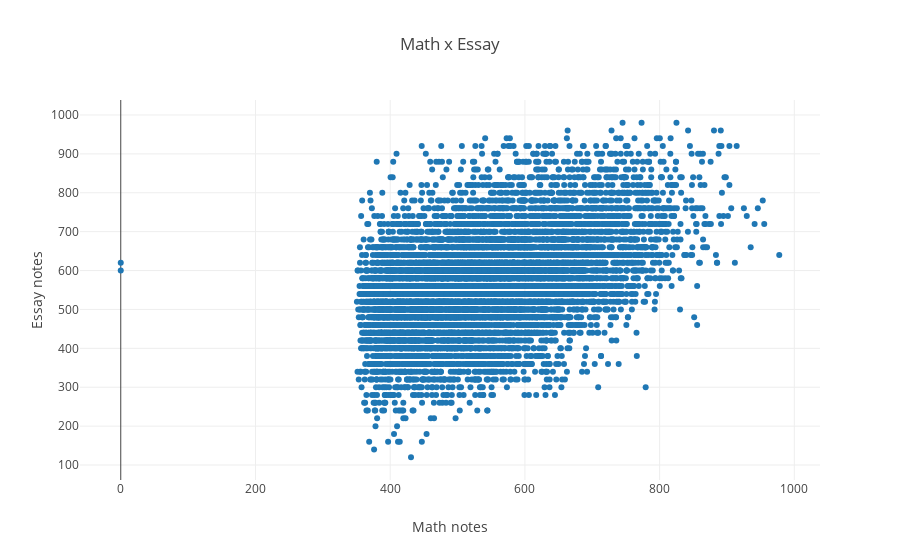

The notebook cell this image was saved under:
### Code cell
#getting the two columns
py.offline.init_notebook_mode(connected=True)
math_x = np.array(data_s.NU_NOTA_MT)
essay_y =data_s.NU_NOTA_REDACAO
trace = go.Scatter(x=math_x,y=essay_y,mode = 'markers')
layout = go.Layout(title = 'Math x Essay', xaxis=dict(title = 'Math notes'), yaxis=dict(title = 'Essay notes'))
data1 = [trace]
fig = go.Figure(data = data1, layout=layout)
py.offline.iplot(fig, filename = 'first scatter')

### Figure 1 — Plotly figure (JSON) as saved in the notebook; plotly's stock layout.template omitted (floating-point values rounded to 4 significant figures; data arrays with more than 128 entries replaced by an {"elided": "..."} marker saying what was removed)
{"data": [{"mode": "markers", "type": "scatter", "uid": "5d5f926e-5ad1-4314-9992-367003d73244", "x": {"elided": "10000 float values"}, "y": {"elided": "10000 int values"}}], "layout": {"title": {"text": "Math x Essay"}, "xaxis": {"title": {"text": "Math notes"}}, "yaxis": {"title": {"text": "Essay notes"}}}}
